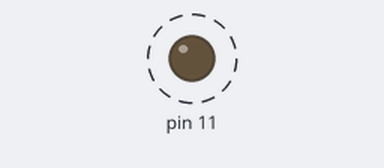
The sketch below on a simulated Arduino Uno, built with avr-gcc and run on an emulated ATmega328P. On the bench: output pins drawn as LEDs (lit = HIGH). Dashed ring = blinking. Pins used as bus, display or sensor lines are not drawn.

Above: at 0.5 s.
Timing chart, 0 to 3.5 s (numbered marks = the images above):
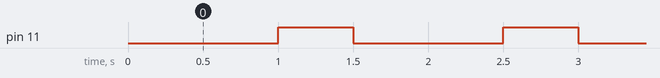

The sketch:

sketch_jul16a.ino
```cpp
void setup() {
  // put your setup code here, to run once:
  pinMode(12,OUTPUT);
  pinMode(10,OUTPUT);
  pinMode(11,OUTPUT);


}

void loop() {
  // put your main code here, to run repeatedly:
  digitalWrite(12,HIGH);
  delay(00);
  digitalWrite(12,LOW);
  delay(500);
  digitalWrite(10,HIGH);

  delay(00);
  digitalWrite(10,LOW);
  delay(500);
  digitalWrite(11,HIGH);
  delay(500);
  digitalWrite(11,LOW);
  delay(00);

}
```

Measured:
- by itself, pin 11: alternates HIGH for 0.50 s and LOW for 1.0 s
